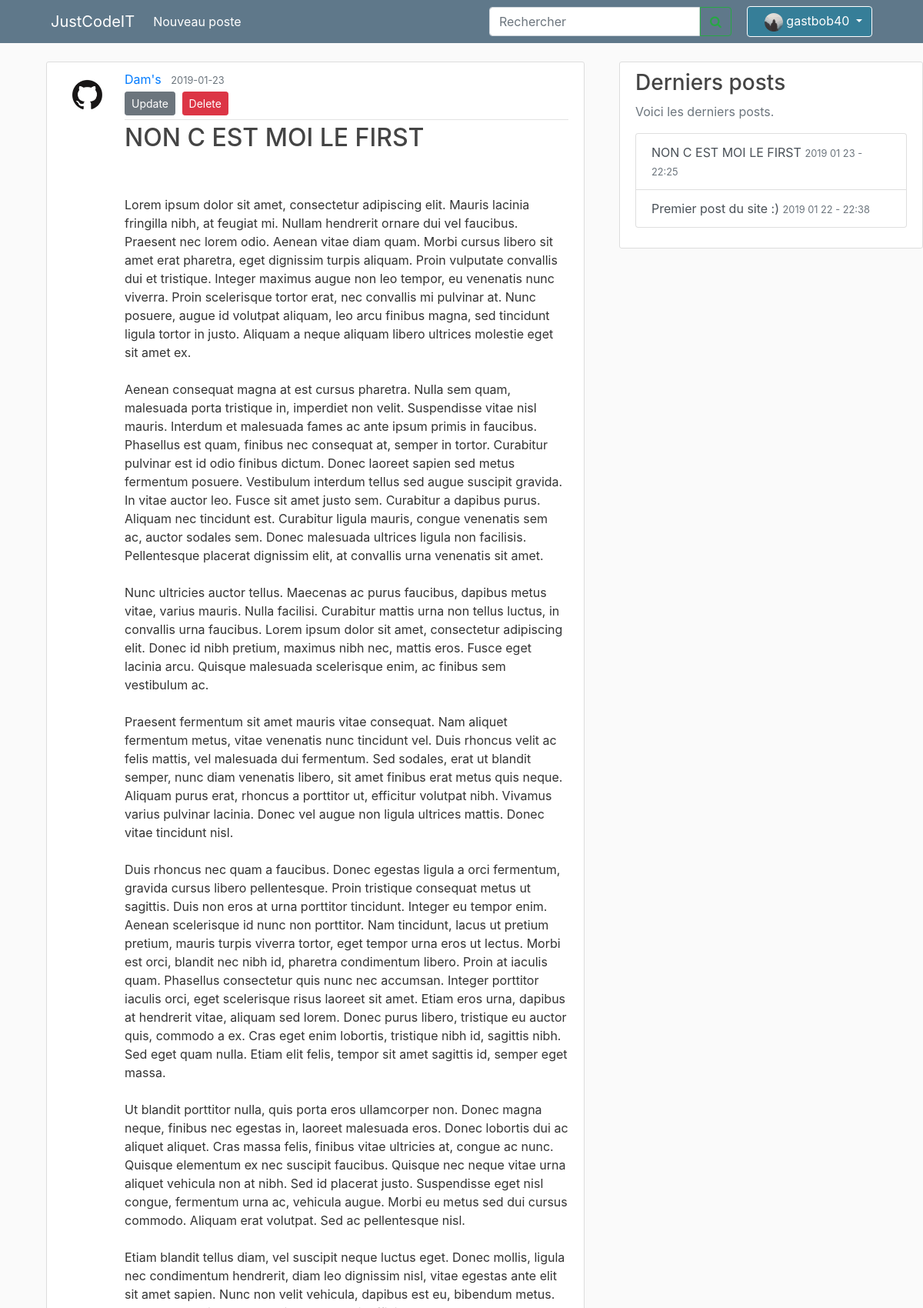
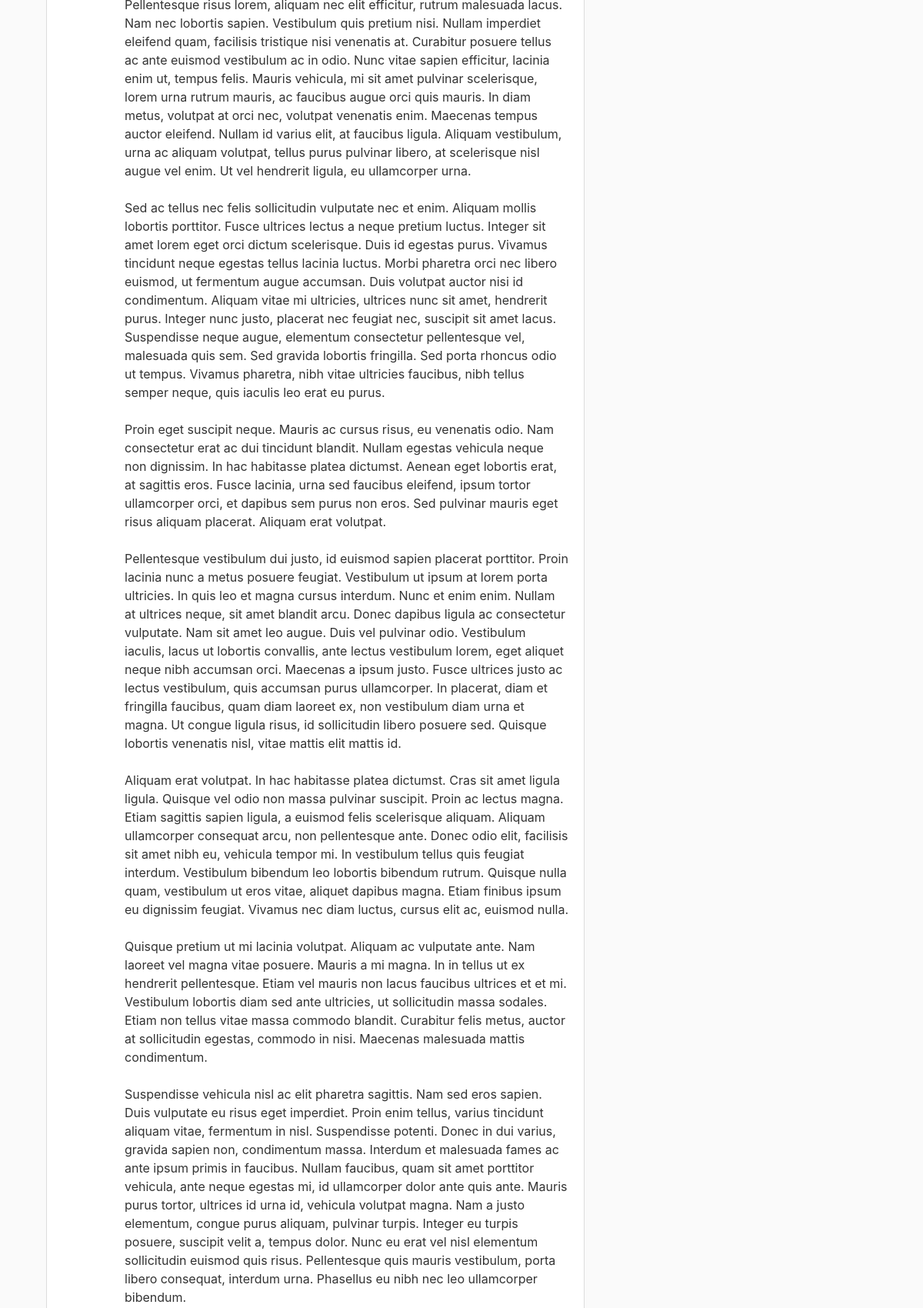
The app's page /post/2 (signed in, upper part) with its own data (2 pictures, top to bottom).
### site_jci/models.py (models this page shows, shortened)
class User(db.Model, UserMixin):
    id = db.Column(db.Integer, primary_key=True)
    username = db.Column(db.String(20), unique=True, nullable=False)
    password = db.Column(db.String(60), nullable=False)
    image_file = db.Column(db.String(20), nullable=False, default='default.jpg')
    permission = db.Column(db.String(40), nullable=False)
    posts = db.relationship('Post', backref='author', lazy=True)

class Post(db.Model):
    id = db.Column(db.Integer, primary_key=True)
    title = db.Column(db.String(100), nullable=False)
    date_posted = db.Column(db.DateTime, nullable=False, default=datetime.utcnow)
    content = db.Column(db.Text, nullable=False)
    user_id = db.Column(db.Integer, db.ForeignKey('user.id'), nullable=False)

### site_jci/routes.py (the view)
@app.route("/post/<int:post_id>")
def post(post_id):
    post = Post.query.get_or_404(post_id)
    return render_template('post.html', title=post.title, post=post)

### site_jci/models.py (called while the page is built)
@login_manager.user_loader
def load_user(user_id):
    return User.query.get(int(user_id))

### site_jci/routes.py (called while the page is built)
@app.context_processor
def context_processor():
    posts = db.session.query(Post).all()
    if current_user.is_authenticated:
        image_file = url_for('static', filename='profile_pics/' + current_user.image_file)
        return dict(posts=posts, image_file_user=image_file)
    return dict(posts=posts)

### site_jci/templates/post.html (shortened to what this page needs)
{% extends "layout.html" %}
{% block content %}
<main role="main" class="container">
    <article class="media content-section">
        <img class="rounded-circle article-img" src="{{ url_for('static', filename='profile_pics/' + post.author.image_file) }}">
        <div class="media-body">
            <div class="article-metadata">
                <a class="mr-2" href="{{ url_for('user_posts', username=post.author.username) }}">{{
                    post.author.username }}</a>
                <small class="text-muted">{{ post.date_posted.strftime('%Y-%m-%d') }}</small>
                {% if post.author == current_user or current_user.permission == "administrator" %}
                <div>
                    <a class="btn btn-secondary btn-sm mt-1 mb-1" href="{{ url_for('update_post', post_id=post.id) }}">Update</a>
                    <button type="button" class="btn btn-danger btn-sm m-1" data-toggle="modal" data-target="#deleteModal">Delete</button>
                </div>
                {% endif %}
            </div>
            <h2 class="article-title">{{ post.title }}</h2>
            <p class="article-content">{{ post.content }}</p>
        </div>
    </article>
</main>
{% endblock content %}

### site_jci/templates/layout.html (shortened to what this page needs)
<!DOCTYPE html>
<html lang="en">
<head>
    <link rel="stylesheet" href="https://stackpath.bootstrapcdn.com/bootstrap/4.1.3/css/bootstrap.min.css"
>
    <link rel="stylesheet" type="text/css" href="{{ url_for('static', filename='main.css') }}">
    <link rel="stylesheet" href="https://cdnjs.cloudflare.com/ajax/libs/font-awesome/4.7.0/css/font-awesome.min.css">
</head>
<body>
    <nav class="navbar navbar-expand-md navbar-dark bg-steel fixed-top">
        <a class="navbar-brand" style="margin-left:50px" href="{{ url_for('homePage') }}">JustCodeIT</a>
        <div class="collapse navbar-collapse" id="navbarSupportedContent">
            <ul class="navbar-nav mr-auto">
                {% if current_user.is_authenticated %}
                <li class="nav-item active">
                    <a class="nav-link" href="{{ url_for('new_post') }}">Nouveau poste<span class="sr-only">(current)</span></a>
                </li>
                {% endif %}
            </ul>
            <form class="form-inline my-2 my-lg-0">
                <input class="form-control mr-sm-2" type="search" placeholder="Rechercher" aria-label="Search" style=" border-top-right-radius:0;border-bottom-right-radius:0">
                <button class="btn btn-outline-success my-2 my-sm-0" type="submit" style="margin-left:-8px;border-bottom-left-radius: 0%;border-top-left-radius:0 "><i
                        class="fa fa-search"></i></button>
            </form>
        </div>
        <div class="navbar-nav ">
            {% if current_user.is_authenticated %}
            <li class="nav-item dropdown" style="margin-right:50px;">
                <a class="btn btn-dark dropdown-toggle " style="margin-left:20px; background-color:rgba(30, 130, 161, 0.616);border-color: white"
                    href="#" id="navbarDropdown" role="button" data-toggle="dropdown" aria-haspopup="true"
                    aria-expanded="false">
                    <img class="rounded-circle account-img" src="{{ image_file_user }}" style="width: 2vw; height: 2vw; margin: 0px 0px 0px 10px">
                    {{ current_user.username }}
                </a>
            </li>
            {% else %}
            <a class="nav-item nav-link" style="margin-left:50px;" href="{{ url_for('login') }}">Se connecter</a>
            {% endif %}
        </div>
    </nav>
    <main role="main" class="container ">
        <div class="row">
            <div class="col-md-8">
                {% block content %}{% endblock %}
            </div>
            <div class="col-md-4">
                <div class="content-section info-list">
                    <h3>Derniers posts</h3>
                    <p class='text-muted'>Voici les derniers posts.
                        <div class="list-group">
                            {% for post in posts|sort(attribute='date_posted', reverse = True) %}
                            {% if loop.index <= 6 %} <a href="/post/{{ post.id }}" class="list-group-item list-group-item-action">{{
                                post.title
                                }} <small class="text-muted">{{ post.date_posted.strftime('%Y %m %d - %H:%M') }}</small></a>
                                {% endif %}
                                {% endfor %}
                        </div>
                    </p>
                </div>
            </div>
        </div>
    </main>
</html>

### site_jci/static/main.css (style rules this page uses)
body { background: #fafafa; color: #333333; margin-top: 5rem; }
h1, h2, h3, h4, h5, h6 { color: #444444; }
.bg-steel { background-color: #5f788a; }
.content-section { background: #ffffff; padding: 10px 20px; border: 1px solid #dddddd; border-radius: 3px; margin-bottom: 20px; }
.article-title { color: #444444; }
.article-content { white-space: pre-line; }
.article-img { height: 65px; width: 65px; margin-right: 16px; }
.article-metadata { padding-bottom: 1px; margin-bottom: 4px; border-bottom: 1px solid #e3e3e3 }
.account-img { height: 125px; width: 125px; margin-right: 20px; margin-bottom: 16px; }
.info-list { position: fixed; }

### records on screen
User: username "gastbob40"
User: image_file (picture), author.username "Dam's"
Post: date_posted "2019-01-23", title "NON C EST MOI LE FIRST", date_posted "2019 01 23 - 22:25"
Post: title "Premier post du site :)", date_posted "2019 01 22 - 22:38"
